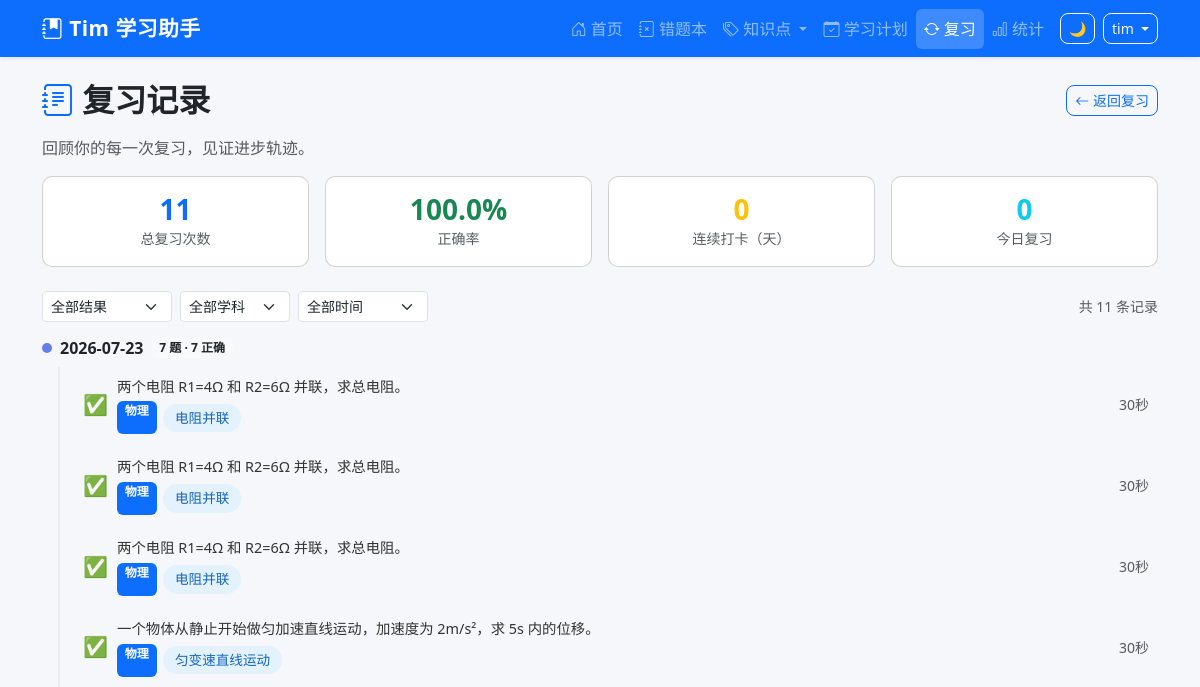
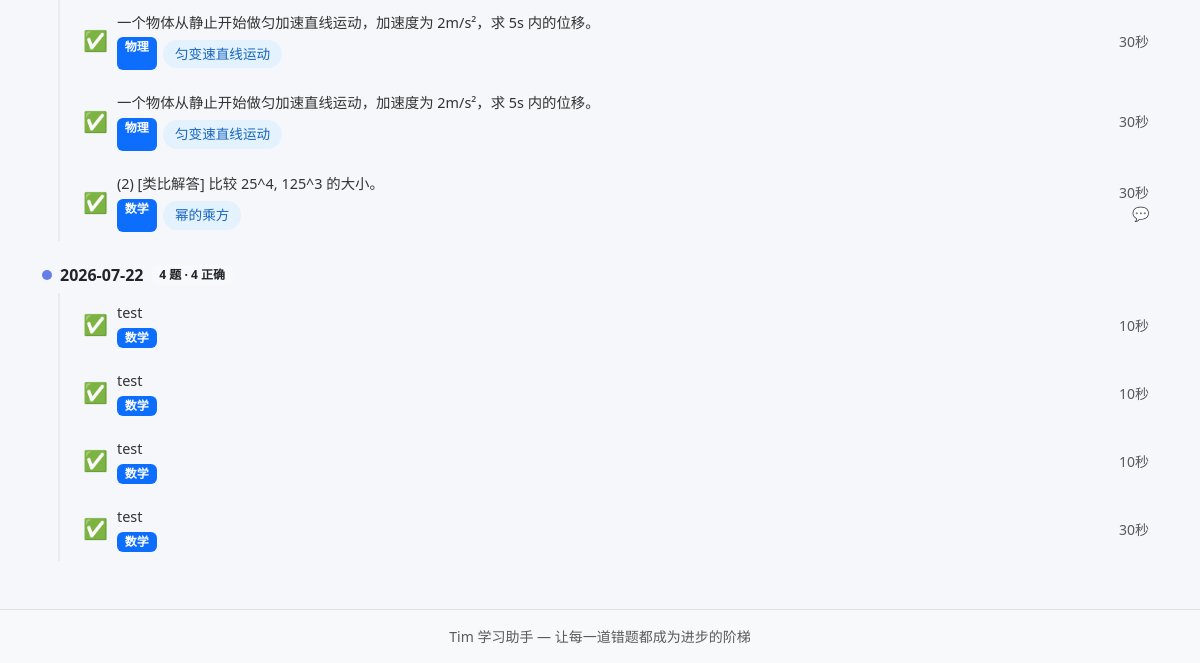
The app's page /review/history (signed in), older data (2 pictures, top to bottom).
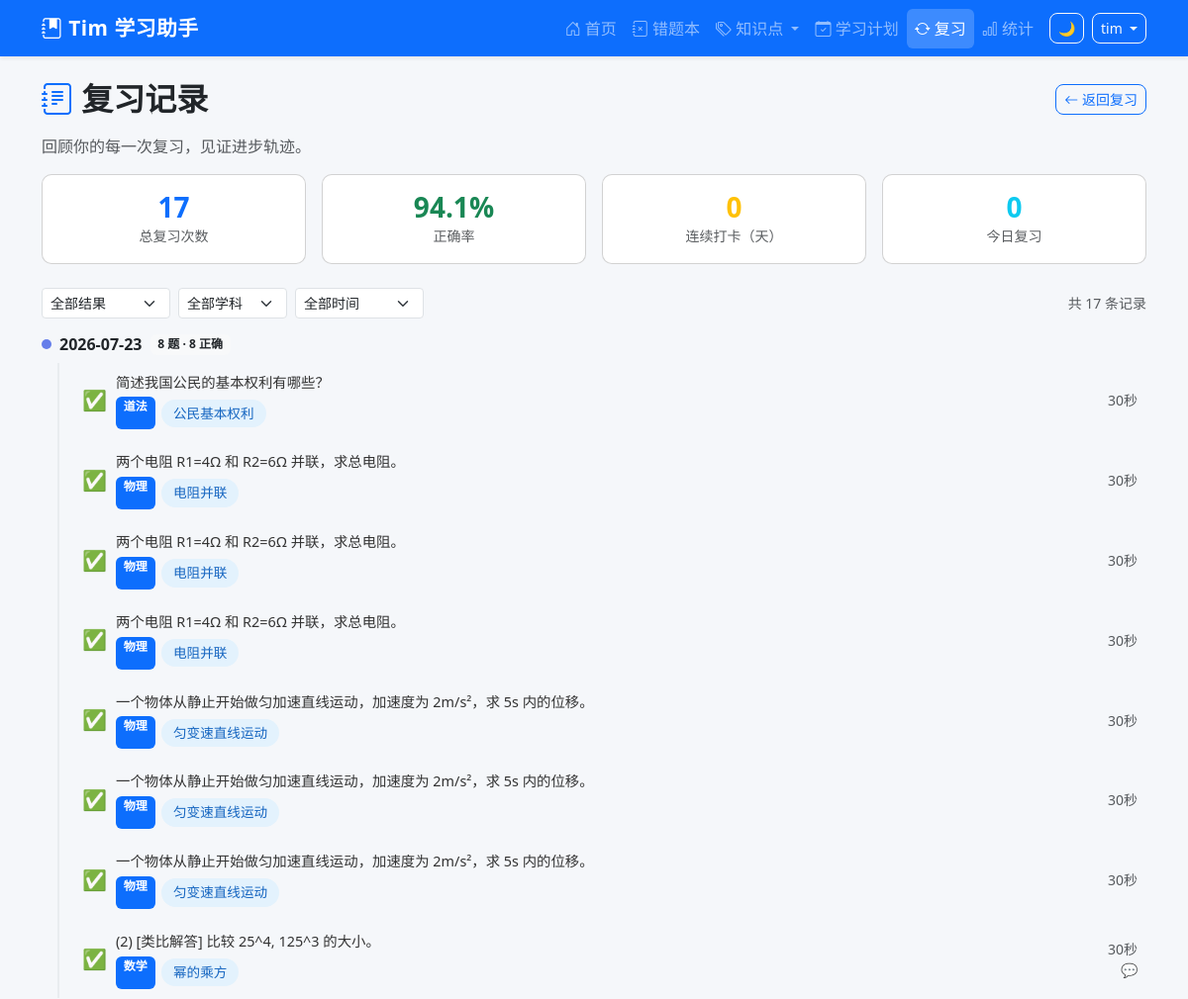
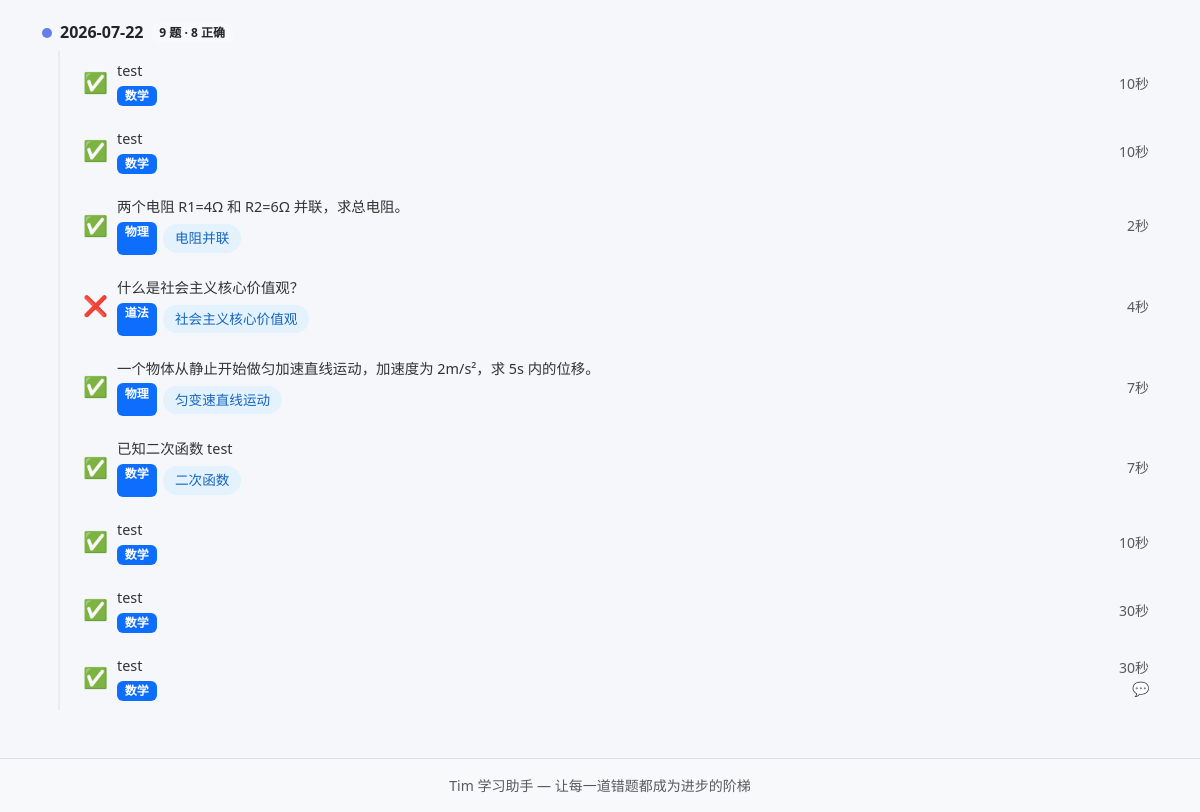
The same page, newer data (2 pictures, top to bottom).
### tables this page shows
CREATE TABLE review_logs (
            id INTEGER PRIMARY KEY AUTOINCREMENT,
            mistake_id INTEGER NOT NULL,
            uuid TEXT NOT NULL,
            review_date DATE NOT NULL,
            result TEXT NOT NULL,
            time_spent INTEGER DEFAULT 0,
            notes TEXT DEFAULT '',
            created_at TIMESTAMP DEFAULT CURRENT_TIMESTAMP,
            FOREIGN KEY (mistake_id) REFERENCES mistake_records(id) ON DELETE CASCADE
        );

CREATE TABLE mistake_records (
            id INTEGER PRIMARY KEY AUTOINCREMENT,
            uuid TEXT NOT NULL,
            sys_platform TEXT NOT NULL DEFAULT 'web',
            bstudio_create_time TIMESTAMP DEFAULT CURRENT_TIMESTAMP,
            xueke TEXT NOT NULL,
            timu TEXT NOT NULL,
            xueshengdaan TEXT DEFAULT '',
            zhengquedaan TEXT DEFAULT '',
            cuowufenxi TEXT DEFAULT '',
            zhishidian TEXT DEFAULT '',
            difficulty INTEGER DEFAULT 1,
            review_count INTEGER DEFAULT 0,
            last_review_at TIMESTAMP,
            next_review_at TIMESTAMP,
            review_stage INTEGER DEFAULT 0,
            review_algorithm TEXT DEFAULT 'sm2',
            status TEXT DEFAULT 'active',
            updated_at TIMESTAMP DEFAULT CURRENT_TIMESTAMP
        , voice_data TEXT DEFAULT '');

### app.py (the view)
@app.route('/review/history')
@login_required
def review_history():
    page = request.args.get('page', 1, type=int)
    status_filter = request.args.get('status', '')
    xueke_filter = request.args.get('xueke', '')
    date_range = request.args.get('range', 'all')
    per_page = 20
    date_where = ''
    if date_range == '7days':
        date_where = "AND rl.review_date >= date('now','-7 days')"
    elif date_range == '30days':
        date_where = "AND rl.review_date >= date('now','-30 days')"
    xueke_where = ''
    xueke_params = []
    if xueke_filter:
        xueke_where = 'AND mr.xueke = ?'
        xueke_params = [xueke_filter]
    status_where = ''
    status_params = []
    if status_filter in ('correct', 'incorrect', 'partial'):
        status_where = 'AND rl.result = ?'
        status_params = [status_filter]
    base_params = [g.user_uuid] + xueke_params + status_params
    total = query_db(
        f"""SELECT COUNT(*) as cnt FROM review_logs rl
            JOIN mistake_records mr ON rl.mistake_id = mr.id
            WHERE rl.uuid=? {date_where} {xueke_where} {status_where}""",
        base_params, one=True
    )['cnt']
    total_pages = max(1, (total + per_page - 1) // per_page)
    offset = (page - 1) * per_page
    reviews = query_db(
        f"""SELECT rl.*, mr.timu, mr.xueke, mr.zhishidian, mr.status as mistake_status
            FROM review_logs rl
            JOIN mistake_records mr ON rl.mistake_id = mr.id
            WHERE rl.uuid=? {date_where} {xueke_where} {status_where}
            ORDER BY rl.created_at DESC
            LIMIT ? OFFSET ?""",
        base_params + [per_page, offset]
    )
    reviews = rows_to_dicts(reviews)
    for r in reviews:
        r['timu_plain'] = strip_latex(r['timu'], max_len=60)
    total_all = query_db(
        "SELECT COUNT(*) as cnt FROM review_logs WHERE uuid=?", (g.user_uuid,), one=True
    )['cnt']
    correct_all = query_db(
        "SELECT COUNT(*) as cnt FROM review_logs WHERE uuid=? AND result='correct'", (g.user_uuid,), one=True
    )['cnt']
    correct_rate = round(correct_all / total_all * 100, 1) if total_all > 0 else 0
    today_cnt = query_db(
        "SELECT COUNT(*) as cnt FROM review_logs WHERE uuid=? AND review_date=date('now')", (g.user_uuid,), one=True
    )['cnt']
    streak = 0
    today = date.today()
    for i in range(60):
        check_date = (today - timedelta(days=i)).isoformat()
        cnt = query_db(
            "SELECT COUNT(*) as c FROM review_logs WHERE uuid=? AND review_date=?", (g.user_uuid, check_date), one=True
        )['c']
        if cnt > 0:
            streak += 1
        else:
            if i > 0:  # 今天没复习不算断
                break
            streak = 0
    from collections import defaultdict
    grouped = defaultdict(list)
    for r in reviews:
        grouped[r['review_date']].append(r)
    resp = make_response(render_template('review_history.html',
        reviews=reviews, grouped=dict(grouped),
        subjects=Config.get_subjects(),
        page=page, total_pages=total_pages, total=total,
        status_filter=status_filter, xueke_filter=xueke_filter,
        date_range=date_range,
        total_all=total_all, correct_all=correct_all,
        correct_rate=correct_rate, today_cnt=today_cnt, streak=streak
    ))
    return set_uuid_cookie(resp, g.user_uuid)

### app.py (called while the page is built, shortened)
@app.after_request
def add_security_headers(resp):
    resp.headers['X-Frame-Options'] = 'DENY'
    resp.headers['X-Content-Type-Options'] = 'nosniff'
    resp.headers['Referrer-Policy'] = 'strict-origin-when-cross-origin'
    return resp

@app.before_request
def csrf_check():
    if 'csrf_token' not in session:
        session['csrf_token'] = str(uuid_mod.uuid4())
    if request.method in ('GET', 'HEAD', 'OPTIONS'):
        return

def login_required(f):
    @wraps(f)
    def decorated(*a, **kw):
        if 'user_id' not in session:
            return redirect(url_for('login', next=request.path))
        return f(*a, **kw)
    return decorated

@app.before_request
def before_request():
    g.user_uuid = get_or_create_uuid()
    g.username = session.get('username', '')

### config.py (called while the page is built)
    @staticmethod
    def get_subjects():
        try:
            from database import query_db
            rows = query_db("SELECT name FROM base_data WHERE category='subject' ORDER BY sort_order")
            if rows:
                return [r['name'] for r in rows]
        except Exception:
            pass
        return Config.SUBJECTS

### database.py (called while the page is built)
def rows_to_dicts(rows):
    return [dict(r) for r in rows]

### templates/review_history.html (shortened to what this page needs)
{% extends "base.html" %}
{% block content %}
<div class="d-flex justify-content-between align-items-center mb-3">
    <h2 class="fw-bold mb-0"><i class="bi bi-journal-text text-primary"></i> 复习记录</h2>
    <a href="{{ url_for('review_plan') }}" class="btn btn-outline-primary btn-sm">
        <i class="bi bi-arrow-left"></i> 返回复习
    </a>
</div>
<p class="text-muted">回顾你的每一次复习，见证进步轨迹。</p>
<div class="row g-3 mb-4" id="stats-cards">
    <div class="col-6 col-md-3">
        <div class="card text-center stat-card-clickable">
            <div class="card-body py-3">
                <h3 class="fw-bold text-primary mb-0">{{ total_all }}</h3>
                <small class="text-muted">总复习次数</small>
            </div>
        </div>
    </div>
    <div class="col-6 col-md-3">
        <a href="?status=correct" class="text-decoration-none">
        <div class="card text-center stat-card-clickable">
            <div class="card-body py-3">
                <h3 class="fw-bold text-success mb-0">{{ correct_rate }}%</h3>
                <small class="text-muted">正确率</small>
            </div>
        </div>
        </a>
    </div>
    <div class="col-6 col-md-3">
        <div class="card text-center stat-card-clickable">
            <div class="card-body py-3">
                <h3 class="fw-bold text-warning mb-0">{{ streak }}</h3>
                <small class="text-muted">连续打卡（天）</small>
            </div>
        </div>
    </div>
    <div class="col-6 col-md-3">
        <a href="?range=7days" class="text-decoration-none">
        <div class="card text-center stat-card-clickable">
            <div class="card-body py-3">
                <h3 class="fw-bold text-info mb-0">{{ today_cnt }}</h3>
                <small class="text-muted">今日复习</small>
            </div>
        </div>
        </a>
    </div>
</div>
<div id="history-container">
{% include 'review_history_list.html' %}
</div>
{% endblock %}

### templates/review_history_list.html (shortened to what this page needs)
<div class="d-flex justify-content-between align-items-center mb-3 flex-wrap gap-2">
    <form id="history-filter-form" class="d-flex flex-wrap gap-2 align-items-end" onsubmit="return false">
        <select name="status" class="form-select form-select-sm" style="width:130px" onchange="loadHistory()">
            <option value="">全部结果</option>
        </select>
        <select name="xueke" class="form-select form-select-sm" style="width:110px" onchange="loadHistory()">
            <option value="">全部学科</option>
        </select>
        <select name="range" class="form-select form-select-sm" style="width:130px" onchange="loadHistory()">
            <option value="all" {% if date_range=='all' %}selected{% endif %}>全部时间</option>
        </select>
    </form>
    <small class="text-muted">共 {{ total }} 条记录</small>
</div>
{% if grouped %}
{% for date_str, day_reviews in grouped.items() %}
<div class="review-day-group mb-4">
    <div class="review-day-header d-flex align-items-center mb-2">
        <div class="review-day-dot"></div>
        <h6 class="mb-0 ms-2 fw-bold">{{ date_str }}</h6>
        <span class="badge bg-light text-dark ms-2">
            {{ day_reviews|length }} 题 ·
            {{ day_reviews|selectattr('result','equalto','correct')|list|length }} 正确
        </span>
    </div>
    <div class="review-day-items ms-3">
        {% for r in day_reviews %}
        <a href="{{ url_for('question_detail', question_id=r['mistake_id']) }}" class="text-decoration-none">
        <div class="review-record-item d-flex align-items-center p-2 rounded mb-1">
            <span class="review-result-icon me-2 flex-shrink-0">
                {% if r['result'] == 'correct' %}
                <span class="text-success fs-5">✅</span>
                {% elif r['result'] == 'incorrect' %}
                <span class="text-danger fs-5">❌</span>
                {% else %}
                <span class="text-warning fs-5">⚠️</span>
                {% endif %}
            </span>
            <div class="flex-grow-1 min-width-0">
                <div class="review-record-title text-truncate">{{ r['timu_plain'] }}</div>
                <div class="d-flex flex-wrap gap-1 mt-1">
                    {% if r['xueke'] %}
                    <span class="badge bg-primary badge-sm">{{ r['xueke'] }}</span>
                    {% endif %}
                    {% if r['zhishidian'] %}
                    <span class="knowledge-badge badge-sm">{{ r['zhishidian'] }}</span>
                    {% endif %}
                </div>
            </div>
            <div class="flex-shrink-0 ms-2 text-end">
                {% if r['time_spent'] and r['time_spent'] > 0 %}
                <small class="text-muted d-block">{{ r['time_spent'] }}秒</small>
                {% endif %}
                {% if r['notes'] %}
                <small class="text-muted d-block" title="{{ r['notes']|e }}">💬</small>
                {% endif %}
            </div>
        </div>
        </a>
        {% endfor %}
    </div>
</div>
{% endfor %}
{% else %}
<div class="text-center py-4 text-muted">没有符合条件的复习记录</div>
{% endif %}

Row changes from the older to the newer data that the page shows:
no longer on one of the page's lists (row unchanged): review_logs: review_date "2026-07-23", timu_plain "两个电阻 R1=4Ω 和 R2=6Ω 并联，求总电阻。", xueke "物理", zhishidian "电阻并联", time_spent "30"
no longer on one of the page's lists (row unchanged): review_logs: timu_plain "两个电阻 R1=4Ω 和 R2=6Ω 并联，求总电阻。", xueke "物理", zhishidian "电阻并联", time_spent "30"
no longer on one of the page's lists (row unchanged): review_logs: timu_plain "两个电阻 R1=4Ω 和 R2=6Ω 并联，求总电阻。", xueke "物理", zhishidian "电阻并联", time_spent "30"
no longer on one of the page's lists (row unchanged): review_logs: timu_plain "一个物体从静止开始做匀加速直线运动，加速度为 2m/s²，求 5s 内的位移。", xueke "物理", zhishidian "匀变速直线运动", time_spent "30"
no longer on one of the page's lists (row unchanged): review_logs: timu_plain "一个物体从静止开始做匀加速直线运动，加速度为 2m/s²，求 5s 内的位移。", xueke "物理", zhishidian "匀变速直线运动", time_spent "30"
no longer on one of the page's lists (row unchanged): review_logs: timu_plain "一个物体从静止开始做匀加速直线运动，加速度为 2m/s²，求 5s 内的位移。", xueke "物理", zhishidian "匀变速直线运动", time_spent "30"
no longer on one of the page's lists (row unchanged): review_logs: timu_plain "(2) [类比解答] 比较 25^4, 125^3 的大小。", xueke "数学", zhishidian "幂的乘方", time_spent "30"
added review_logs: review_date "2026-07-23", day_reviews "8", timu_plain "简述我国公民的基本权利有哪些？", xueke "道法", zhishidian "公民基本权利", time_spent "30", review_logs (timu_plain "两个电阻 R1=4Ω 和 R2=6Ω 并联，求总电阻。", xueke "物理", zhishidian "电阻并联", time_spent "30"), review_logs (timu_plain "两个电阻 R1=4Ω 和 R2=6Ω 并联，求总电阻。", xueke "物理", zhishidian "电阻并联", time_spent "30"), review_logs (timu_plain "两个电阻 R1=4Ω 和 R2=6Ω 并联，求总电阻。", xueke "物理", zhishidian "电阻并联", time_spent "30"), review_logs (timu_plain "一个物体从静止开始做匀加速直线运动，加速度为 2m/s²，求 5s 内的位移。", xueke "物理", zhishidian "匀变速直线运动", time_spent "30"), review_logs (timu_plain "一个物体从静止开始做匀加速直线运动，加速度为 2m/s²，求 5s 内的位移。", xueke "物理", zhishidian "匀变速直线运动", time_spent "30"), review_logs (timu_plain "一个物体从静止开始做匀加速直线运动，加速度为 2m/s²，求 5s 内的位移。", xueke "物理", zhishidian "匀变速直线运动", time_spent "30"), review_logs (timu_plain "(2) [类比解答] 比较 25^4, 125^3 的大小。", xueke "数学", zhishidian "幂的乘方", time_spent "30")
computed for review_logs (number 9 of 17 on the later page): day_reviews "4" → "9"; day_reviews "4" → "8"
now on this page (row edited): review_logs: timu_plain "两个电阻 R1=4Ω 和 R2=6Ω 并联，求总电阻。", xueke "物理", zhishidian "电阻并联", time_spent "2", shown under "2026-07-22"
now on this page (row edited): review_logs: timu_plain "什么是社会主义核心价值观？", xueke "道法", zhishidian "社会主义核心价值观", time_spent "4", shown under "2026-07-22"
now on this page (row edited): review_logs: timu_plain "一个物体从静止开始做匀加速直线运动，加速度为 2m/s²，求 5s 内的位移。", xueke "物理", zhishidian "匀变速直线运动", time_spent "7", shown under "2026-07-22"
now on this page (row edited): review_logs: timu_plain "已知二次函数 test", xueke "数学", zhishidian "二次函数", time_spent "7", shown under "2026-07-22"
now on this page (row edited): review_logs: timu_plain "test", xueke "数学", time_spent "30", shown under "2026-07-22"
Text that changed along with them:
{{ total_all }}: "11" → "17"
{{ correct_rate }}: "100.0" → "94.1"
{{ total }}: "11" → "17"
